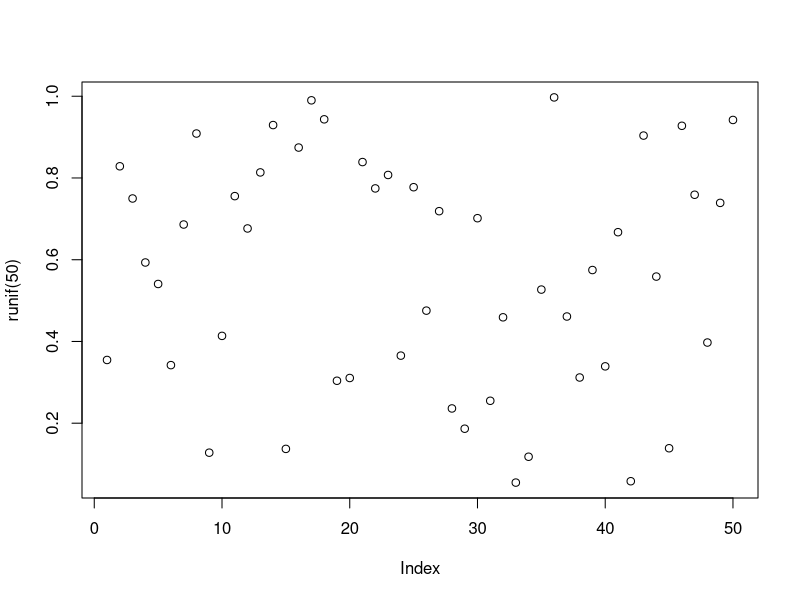
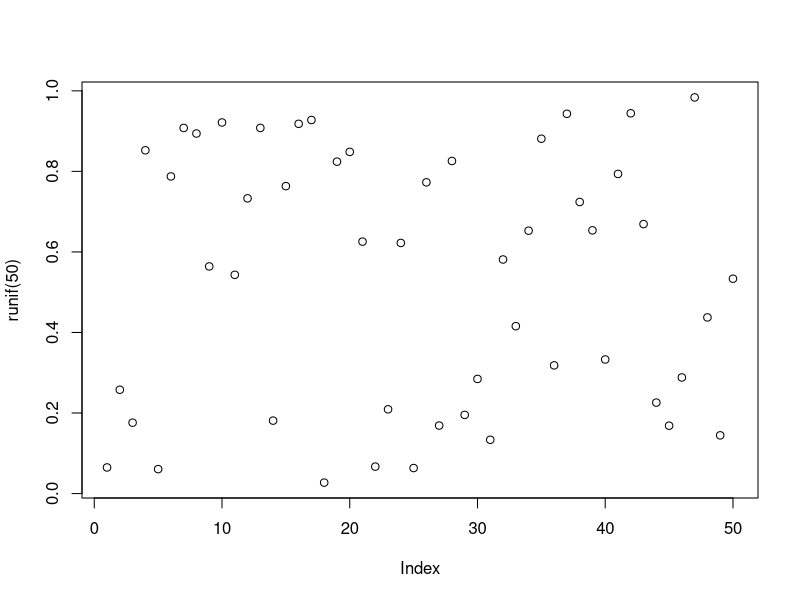
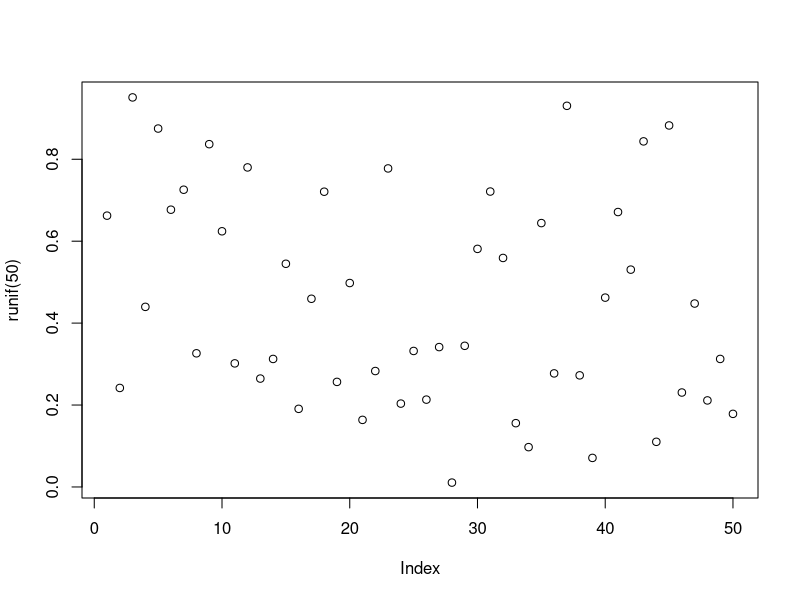
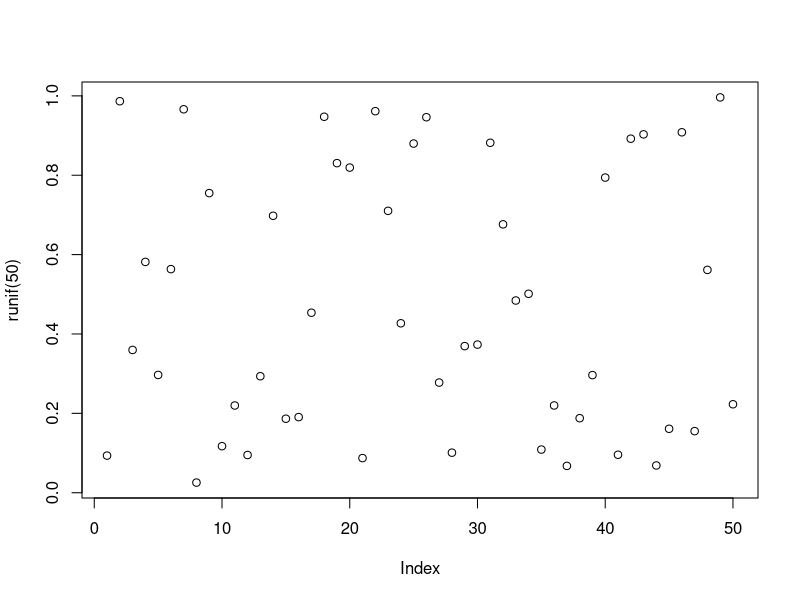
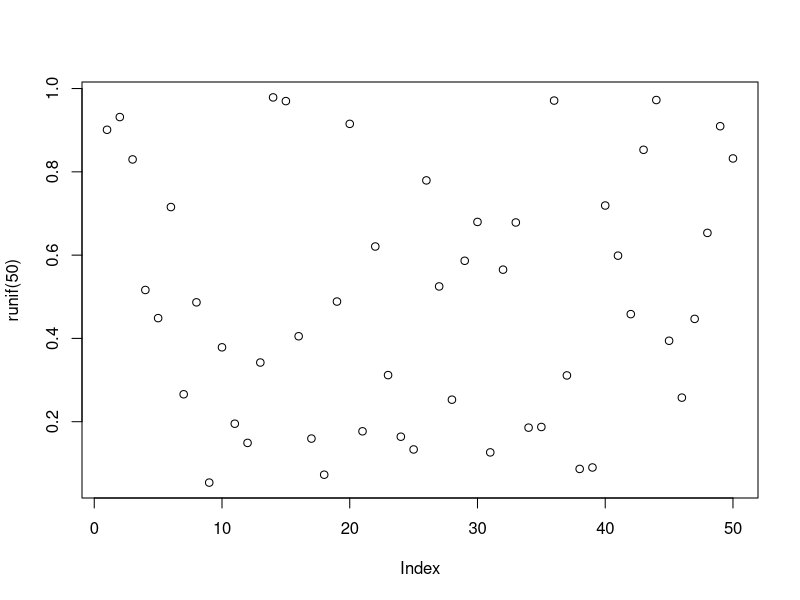
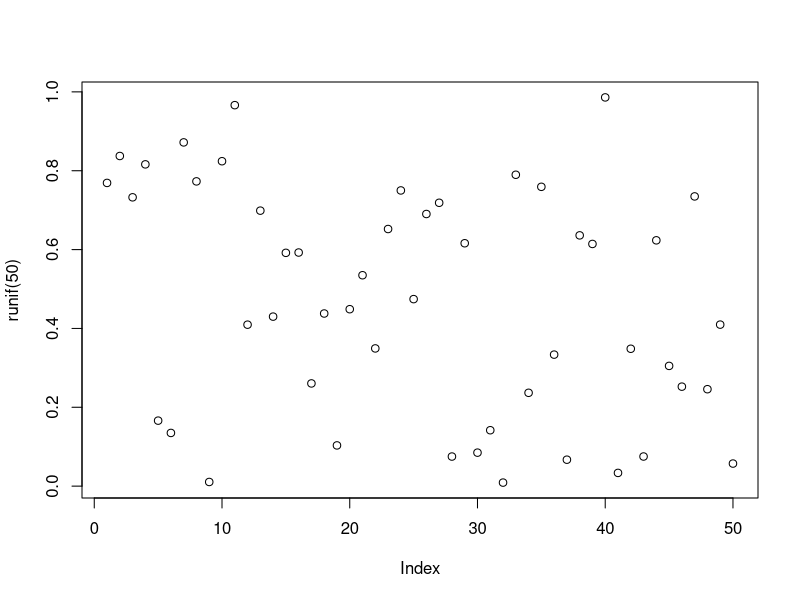
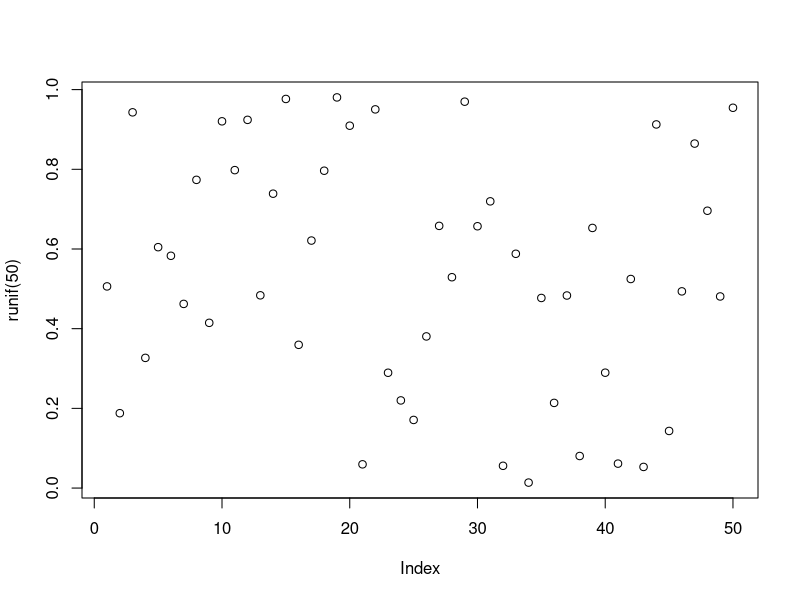
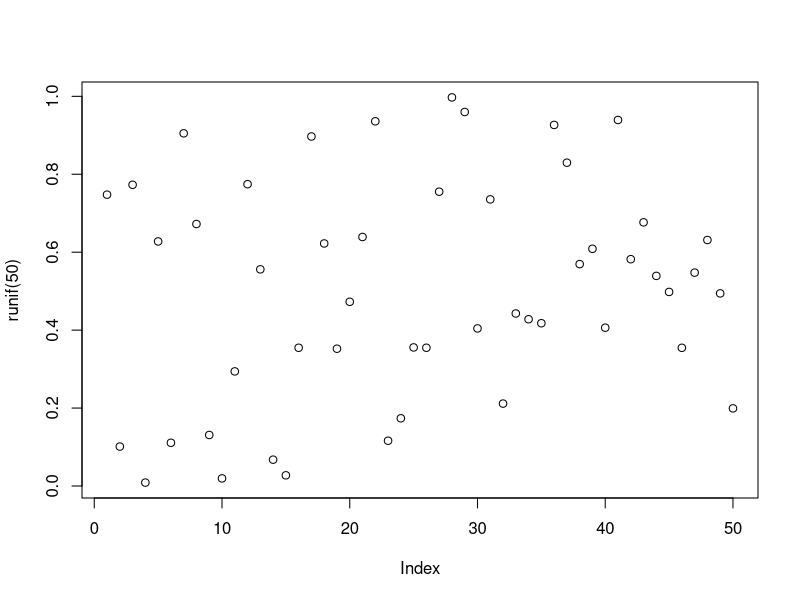

These charts were generated, in order, by the following R code:
library(plyr)


### Name: r_ply
### Title: Replicate expression and discard results.
### Aliases: r_ply
### Keywords: manip

### ** Examples

r_ply(10, plot(runif(50)))
r_ply(25, hist(runif(1000)))
